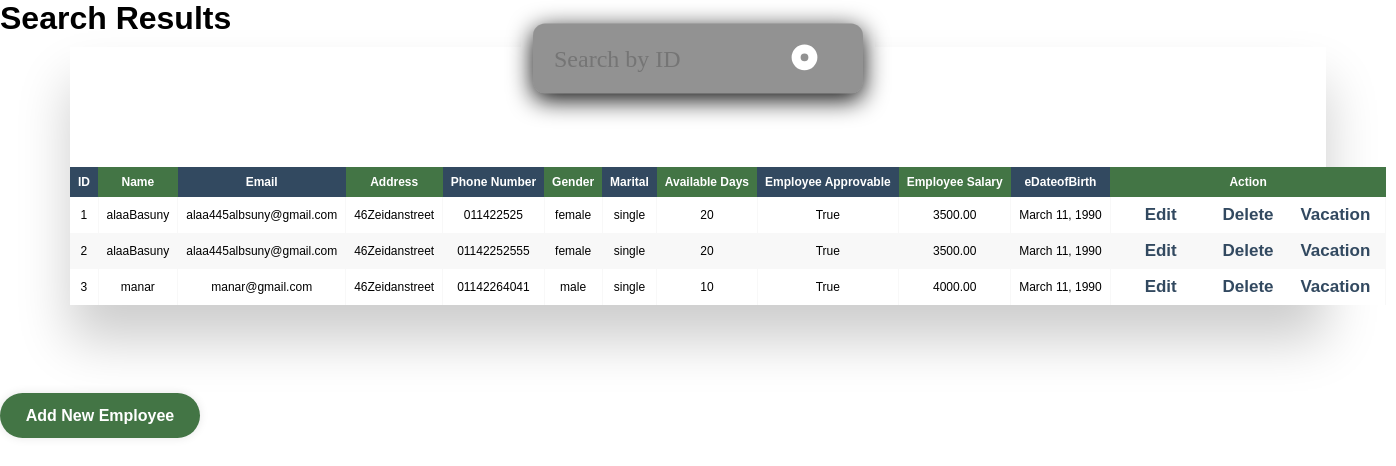
The app's page /search/ with its own data.
### employee/models.py (models this page shows, shortened)
class Employee(models.Model):
    GENDER_CHOICES = [
        ('male', 'Male'),
        ('female', 'Female')
    ]
    MARITAL_CHOICES = [
        ('single', 'Single'),
        ('married', 'Married'),
        ('divorced', 'Divorced'),
        ('widowed', 'Widowed'),
    ]
    eid = models.CharField(max_length=20, blank=False)
    ename = models.CharField(max_length=30, blank=False)
    eemail = models.EmailField(max_length=50)
    eaddress = models.CharField(max_length=40, blank=False)
    ephonenumber = models.CharField(max_length=15, unique=True)  # Make sure phone number is unique
    egender = models.CharField(max_length=10, choices=GENDER_CHOICES)
    eMarital = models.CharField(max_length=10, choices=MARITAL_CHOICES)
    enumberofavailable = models.IntegerField(validators=[MinValueValidator(0)])
    evecationday = models.IntegerField(validators=[MinValueValidator(0)])
    eApprocedvecation = models.BooleanField()
    eSalary = models.DecimalField(max_digits=10, decimal_places=2 , validators=[MinValueValidator(3000)])
    eDateofBirth = models.DateField()
    class Meta :
        db_table = "employee"

### employee/views.py (the view)
# urls.py: path('search/', views.search_employees, name='search-employees'),
def search_employees(request):
    search_query = request.GET.get('search', '')
    employees = Employee.objects.filter(ename__icontains=search_query)
    return render(request, 'search.html', {'employees': employees, 'search_query': search_query})

### employee/templates/search.html (shortened to what this page needs)
{% load static %}
<!DOCTYPE html>
<html lang="en">
<head>
    <link rel="stylesheet" type="text/css" href="{% static 'css/showStyle.css' %}">
    <link rel="stylesheet" type="text/css" href="{% static 'css/style.css' %}">
</head>
<body>
    <h1>Search Results</h1>
    <div id="cover">
        <form method="get" action="{% url 'search-employees' %}">
            <div class="tb">
                <div class="td">
                    <input type="text" name="search" placeholder="Search by ID" required value="{{ search_query }}">
                </div>
                <div class="td" id="s-cover">
                    <button type="submit">
                        <div id="s-circle"></div>
                    </button>
                </div>
            </div>
        </form>
    </div>
    <div class="table-wrapper">
        <table class="fl-table">
            <thead>
                <tr>
                    <th>ID</th>
                    <th>Name</th>
                    <th>Email</th>
                    <th>Address</th>
                    <th>Phone Number</th>
                    <th>Gender</th>
                    <th>Marital</th>
                    <th>Available Days</th>
                    <th>Employee Approvable</th>
                    <th>Employee Salary</th>
                    <th>eDateofBirth</th>
                    <th>Action</th>
                </tr>
            </thead>
            <tbody>
                {% for employee in employees %}
                    <tr>
                        <td>{{ employee.eid }}</td>
                        <td>{{ employee.ename }}</td>
                        <td>{{ employee.eemail }}</td>
                        <td>{{ employee.eaddress }}</td>
                        <td>{{ employee.ephonenumber }}</td>
                        <td>{{ employee.egender }}</td>
                        <td>{{ employee.eMarital }}</td>
                        <td>{{ employee.evecationday }}</td>
                        <td>{{ employee.eApprocedvecation }}</td>
                        <td>{{ employee.eSalary }}</td>
                        <td>{{ employee.eDateofBirth }}</td>
                        <td>
                            <button><a href="/edit/{{ employee.id }}" class="edit">Edit</a></button>
                            <button><a href="/delete/{{ employee.id }}" class="del">Delete</a></button>
                            <button><a href="/submit-vacation/{{ employee.eid }}" class="vec">Vacation</a></button>
                        </td>
                    </tr>
                {% endfor %}
            </tbody>
        </table>
    </div>
    <br>
    <button class="add"><a href="/emp">Add New Employee</a>
</body>

### employee/static/css/showStyle.css (style rules this page uses)
* { box-sizing: border-box; -webkit-box-sizing: border-box; -moz-box-sizing: border-box; margin: 0; padding: 0; }
body { font-family: Helvetica; -webkit-font-smoothing: antialiased; background-image: none; }
.table-wrapper { margin: 10px 70px 70px; box-shadow: 0px 35px 50px rgba( 0, 0, 0, 0.2 ); padding-top: 120px; }
.fl-table { border-radius: 5px; font-size: 12px; font-weight: normal; border: none; border-collapse: collapse; width: 100%; max-width: 100%; white-space: nowrap; background-color: white; }
.fl-table td, .fl-table th { text-align: center; padding: 8px; }
.fl-table td { border-right: 1px solid #f8f8f8; font-size: 12px; }
.fl-table thead th { color: #ffffff; background: #437545; }
.fl-table thead th:nth-child(odd) { color: #ffffff; background: #324960; }
.fl-table tr:nth-child(even) { background: #F8F8F8; }
.add { width: 200px; height: 45px; background:#437545; border: none; outline: none; border-radius: 40px; box-shadow: 0 0 10px rgba(0 , 0 , 0 , 0.1); }
.add a { text-decoration: none; cursor: pointer; font-size: 16px; color: #ffffff; font-weight: 600; margin-top: 90px; }
.tb { display: table; width: 100%; }
.td { display: table-cell; vertical-align: middle; }
input, button { color: #fff; font-family: Nunito; padding: 0; margin: 0; border: 0; background-color: transparent; }
#cover { position: fixed; top: 0; left: 50%; transform: translateX(-50%) scale(0.6); width: 550px; padding: 35px; background-color: #929292; border-radius: 20px; box-shadow: 0 10px 40px #070707, 0 0 0 20px #ffffffeb; }
form { height: auto; }
input[type="text"] { width: calc(100% - 84px); font-size: 40px; }
#s-cover { display: inline-block; vertical-align: top; width: auto; padding-left: 35px; }
button { position: relative; display: inline-block; vertical-align: top; width: 84px; height: auto; cursor: pointer; }
#s-circle { position: relative; top: 0; left: 0; width: 43px; height: 43px; margin-top: 0; border-width: 15px; border: 15px solid #fff; background-color: transparent; border-radius: 50%; transition: 0.5s ease all; }
.edit , .vec , .del { text-decoration: none; color: #324960 ; font-weight: bold; font-size: 17px; }

### employee/static/css/style.css (style rules this page uses)
* { margin: 0; padding: 0; font-family: sans-serif; box-sizing: border-box; }

### records on screen
Employee: eid "1", ename "alaaBasuny", eemail "alaa445albsuny@gmail.com", eaddress "46Zeidanstreet", ephonenumber "011422525", egender "female", eMarital "single", evecationday "20", eApprocedvecation "True", eSalary "3500.00", eDateofBirth "March 11, 1990"
Employee: eid "2", ename "alaaBasuny", eemail "alaa445albsuny@gmail.com", eaddress "46Zeidanstreet", ephonenumber "01142252555", egender "female", eMarital "single", evecationday "20", eApprocedvecation "True", eSalary "3500.00", eDateofBirth "March 11, 1990"
Employee: eid "3", ename "manar", eemail "manar@gmail.com", eaddress "46Zeidanstreet", ephonenumber "01142264041", egender "male", eMarital "single", evecationday "10", eApprocedvecation "True", eSalary "4000.00", eDateofBirth "March 11, 1990"
